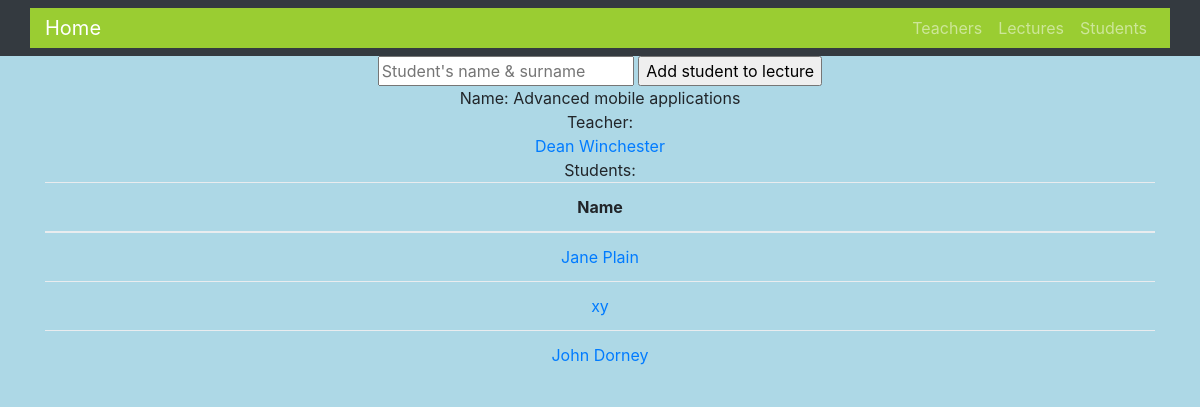
The app's page /lecture/1/ with its own data.
### PWJS_Django/models.py (models this page shows, shortened)
@python_2_unicode_compatible
class Lecture(models.Model):
    name = models.CharField(max_length=140)

@python_2_unicode_compatible
class Teacher(models.Model):
    name = models.CharField(max_length=40)
    lectures = models.ManyToManyField(Lecture)

@python_2_unicode_compatible
class Student(models.Model):
    name = models.CharField(max_length=40)
    lectures = models.ManyToManyField(Lecture)

### PWJS_Django/views.py (the view)
# urls.py: url(r'^lecture/(?P<id>[0-9]+)/', views.lecture),
def lecture(request, id):
    try:
        form = SignStudentForm()
        l = Lecture.objects.get(pk=id)
        s = Student.objects.filter(lectures__in=[id])
        t = Teacher.objects.filter(lectures__in=[id])
        return render(request, 'lecture.html', {'lecture': l, 'students': s, 'teachers': t, 'form': form})
    except Lecture.Entry:
        return render_to_response('lecture.html', {'error': True})

### PWJS_DjangoProject/forms.py
class SignStudentForm(forms.Form):
    name = forms.CharField(max_length=40)

### templates/lecture.html (shortened to what this page needs)
{% extends 'base.html' %}
{% block content %}
    {% if error %}
        Lecture not found
    {% else %}
        <form action="{{ BASE_URL }}/lecture/sign_student/{{ lecture.id }}/" method="POST">
            <input type="text" name="student_name" placeholder="Student's name & surname" />
            <input type="submit" value="Add student to lecture" />
        </form>
        Name: {{ lecture.name }} <br />
        Teacher:  <br />
        {% for teacher in teachers %}
            <td><a href="{{ BASE_URL }}/teacher/{{ teacher.id }}">{{ teacher.name }}</a></td>
            <br />
        {% endfor %}
        Students: <br />
        <table class="table">
            <thead>
                <tr>
                    <th scope="col">Name</th>
                </tr>
            </thead>
            <tbody>
                {% for student in students %}
                    <tr>
                        <td><a href="{{ BASE_URL }}/student/{{ student.id }}">{{ student.name }}</a></td>
                    </tr>
                {% endfor %}
            </tbody>
        </table>
    {% endif %}
{% endblock %}

### templates/base.html (style rules this page uses)
body { padding-top: 54px; background-color: lightblue; }
@media (min-width: 992px) { body { padding-top: 56px; } }

### records on screen
Lecture: name "Advanced mobile applications"
Teacher: name "Dean Winchester"
Student: name "Jane Plain"
Student: name "xy"
Student: name "John Dorney"
